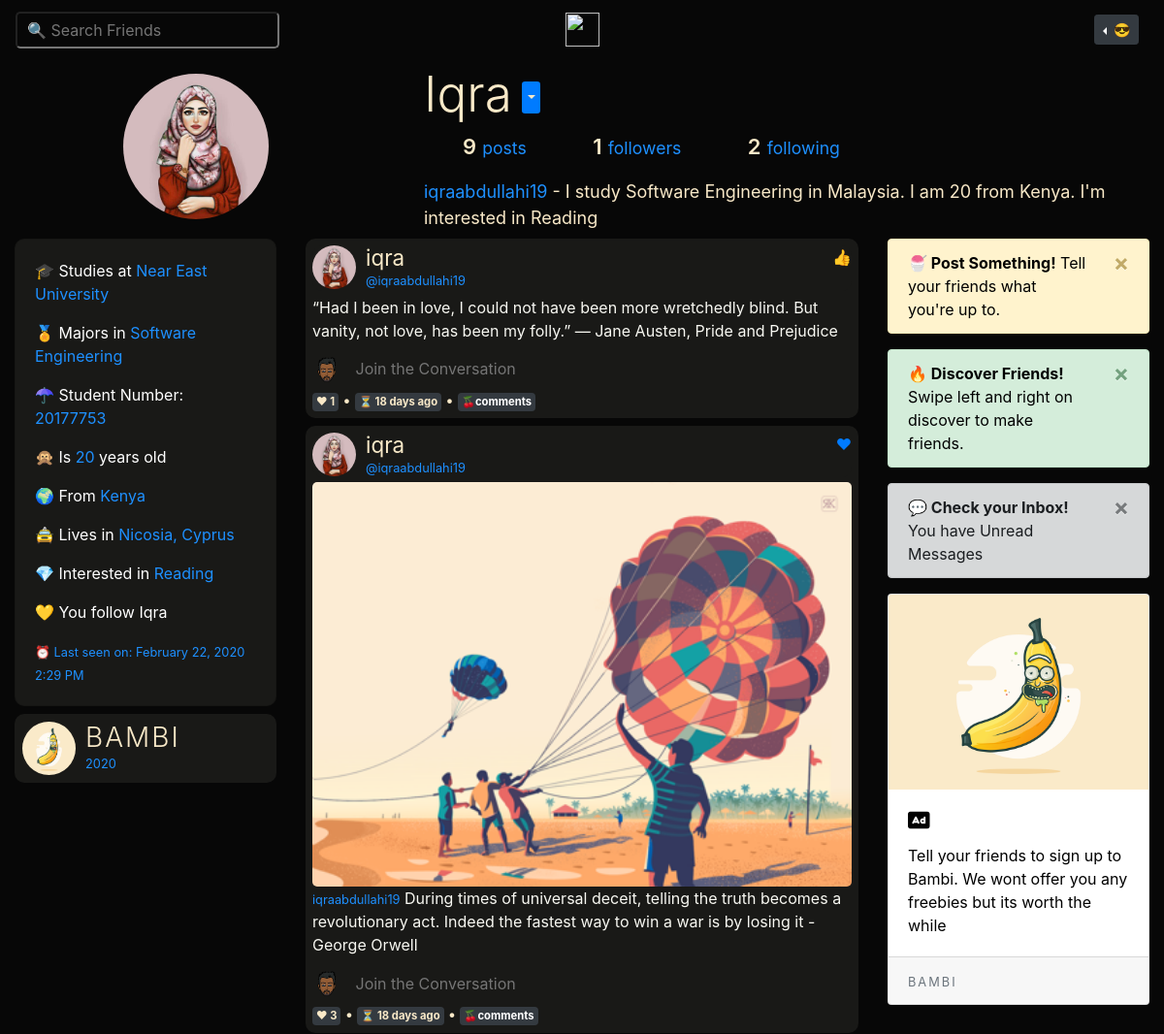
Before: /user/iqra (signed in, upper part) with the older database file.
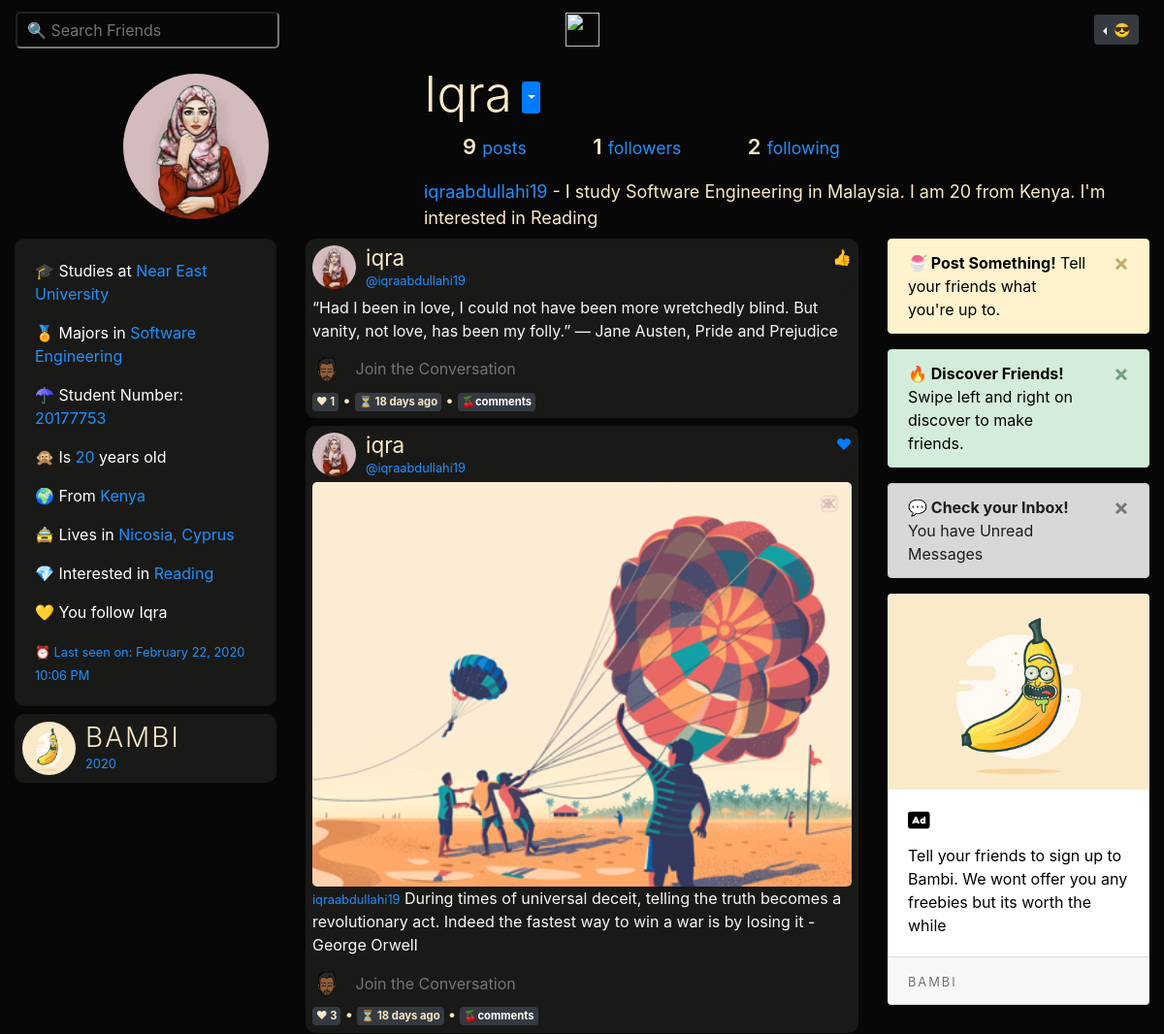
After: the same page with the newer database file.
### bambiv3/models.py (models this page shows, shortened)
class User(db.Model, UserMixin):
	id = db.Column(db.Integer, primary_key=True)
	username = db.Column(db.String(20), unique=True, nullable=False)
	email = db.Column(db.String(120), unique=True, nullable=False)
	image_file = db.Column(db.String(20), nullable=False, default='default.jpg')
	password = db.Column(db.String(60), nullable=False)
	last_seen = db.Column(db.DateTime, default=datetime.utcnow)
	department = db.Column(db.String(20), nullable=False)
	student_number = db.Column(db.Integer(), unique=True, nullable=False)
	age = db.Column(db.Integer(), nullable=False)
	country = db.Column(db.String(20), nullable=False)
	hobby = db.Column(db.String(20), nullable=False)
	bio = db.Column(db.String(120), nullable=True)
	private = db.Column(db.Boolean, default=False, nullable=False)
	posts = db.relationship('Post', backref='author', lazy=True)
	products = db.relationship('Product', backref='author', lazy=True)
	followed = db.relationship(
		'User', secondary=followers,
		primaryjoin=(followers.c.follower_id == id),
		secondaryjoin=(followers.c.followed_id == id),
		backref=db.backref('followers', lazy='dynamic'), lazy='dynamic')
	messages_sent = db.relationship('Message',
									foreign_keys='Message.sender_id',
									backref='author', lazy='dynamic')
	messages_received = db.relationship('Message',
										foreign_keys='Message.recipient_id',
										backref='recipient', lazy='dynamic')
	last_message_read_time = db.Column(db.DateTime)
	def is_following(self, user):
		return self.followed.filter(followers.c.followed_id == user.id).count() > 0
	def has_liked_post(self, post):
		return PostLike.query.filter(
			PostLike.user_id == self.id,
			PostLike.post_id == post.id).count() > 0
	def new_messages(self):
		last_read_time = self.last_message_read_time or datetime(1900, 1, 1)
		return Message.query.filter_by(recipient=self).filter(
			Message.timestamp > last_read_time).count()

### bambiv3/routes.py (the view)
@app.route("/user/<string:username>", methods=['GET', 'POST'])
@login_required
def user_posts(username):
	username = username.lower()
	form = UpdateAccountForm()
	if form.validate_on_submit():
		if form.picture.data:
			picture_file = save_picture(form.picture.data)
			current_user.image_file = picture_file
		current_user.username = form.username.data.lower()
		current_user.email = form.email.data
		current_user.department = form.department.data
		current_user.student_number = form.student_number.data
		current_user.country = form.country.data
		current_user.age = form.age.data
		current_user.hobby = form.hobby.data
		current_user.bio = form.bio.data
		current_user.private = form.private.data
		db.session.commit()
		flash('Your Account has been updated', 'success')
		return redirect(url_for('user_posts', username=current_user.username))
	elif request.method == 'GET':
		form.username.data = current_user.username
		form.email.data = current_user.email
		form.department.data = current_user.department
		form.student_number.data = current_user.student_number
		form.country.data = current_user.country
		form.age.data = current_user.age
		form.hobby.data = current_user.hobby
		form.bio.data = current_user.bio
		form.private.data = current_user.private
	image_file = url_for('static', filename='profile_pics/' + current_user.image_file)
	page = request.args.get('page', 1, type=int)
	user = User.query.filter_by(username=username).first_or_404()
	posts = Post.query.filter_by(author=user).order_by(Post.date_posted.desc()).paginate(page=page, per_page=5)
	return render_template('user_posts.html', posts=posts, user=user, title=user.username.title(),image_file=image_file,form=form)

### bambiv3/forms.py (shortened to what this page needs)
class UpdateAccountForm(FlaskForm):
	username = StringField('Username', validators = [DataRequired(), Length(min=2, max=20), Regexp(r'^[\w.-_.]+$')])
	email = StringField('Email', validators = [DataRequired(), Email()])
	picture = FileField('', validators=[FileAllowed(['jpg', 'jpeg' , 'png'])])
	department = StringField('Department', validators=[DataRequired()])
	student_number = StringField('Student Number', validators=[DataRequired()])
	country = StringField('Country', validators=[DataRequired()])
	age = StringField('Age', validators=[DataRequired()])
	hobby = StringField('Hobby', validators=[DataRequired()])
	bio = TextAreaField('Bio')
	private = BooleanField('Private?')
	submit = SubmitField('Update')

### bambiv3/models.py (called while the page is built)
@login_manager.user_loader
def load_user(user_id):
	return User.query.get(int(user_id))

### bambiv3/routes.py (called while the page is built)
@app.before_request
def before_request():
	if current_user.is_authenticated:
		current_user.last_seen = datetime.utcnow()
		db.session.commit()

### bambiv3/templates/user_posts.html (shortened to what the changed rows need)
{% extends "layout.html" %}
{% block content %}
<div class="container-fluid">
  <section style="padding-top: 5px;">
    <div class="profile">
      <div class="profile-image">
        <img src="{{ url_for('static', filename='profile_pics/' + user.image_file) }}" alt="" class="profile-thumbnail" style="width:150px;height:150px;">
      </div>
      <div class="profile-user-settings" style="display:flex;">
        <h2 class="profile-user-name">{{user.username.title()}}
        </h2>
        <div class="dropdown" style="margin:auto 10px;">
              <button class="btn  btn-sm btn-primary dropdown-toggle" type="button" id="dropdownMenuButton" data-toggle="dropdown" aria-haspopup="true" aria-expanded="false" style="padding-left:2px;">
              </button>
          </div>
      </div>
      <div class="profile-bio">
        <p class="mb-2" style="font-size:18px;"><small class="profile-real-name" style="font-size:18px;font-weight:400">
          {% if user.username == "harun" %}
          {{user.email.split("@")[0] | lower}}☁</small> - I am a Software Engineering Student at The Near East University and the <a class="badge badge-warning" style="color:#000;">💦Founder of Bambi</a> too. I enjoy playing football and I have developed a recent liking for billiards.</p>
          {%else%}
            {% if user.bio %}
            {{user.email.split("@")[0] | lower}}</small> - {{user.bio}}</p>
            {% else %}
            {{user.email.split("@")[0] | lower}}</small> - I study {{user.department}} at Near East University. I am {{user.age}} from {{user.country}}. I'm interested in {{user.hobby}}</p>
            {%endif%}
          {%endif%}
      </div>
    </div>
</section>
  <div class="row">
    <div class="col-lg-3">
      {% if current_user.is_authenticated %}
    <div class="card about mb-2" style="color:#fff;background:#191917;border-radius:10px;">
    <div class="card-body">
      <p> 🎓 Studies at <span>Near East University</span></p>
      <p> 🏅 Majors in <span>{{user.department}}</span></p>
      <p> ☂ Student Number: <span>{{user.student_number}}</span></p>
      <p> 🙊 Is <span>{{user.age}}</span> years old</p>
      <p> 🌍 From <span>{{user.country}}</span></p>
      <p> 🚖 Lives in <span>Nicosia, Cyprus</span></p>
      <p> 💎 Interested in <span>{{user.hobby}}</span></p>
      {% if current_user.is_following(user) %}
      <p class="f">💛 You follow {{user.username.title()}}</p>
      {% endif %}
      <small>⏰ Last seen on: {{ moment(user.last_seen).format('LLL') }}</small>
    </div>
  </div>
  <header class="d-none d-lg-flex">
    <img src="{{ url_for('static', filename='profile_pics/' + 'logod.png') }}" alt="logo" class="profile-thumbnail">
    <div class="profile-name">
      <h3 class="logo">BAMBI</h3>
      <small id="year"></small>
    </div>
  </header>
  {% endif %}
</div>
      </div>
{% endblock content %}

Changed rows visible on the page:
changed User "Iqra": last_seen "February 22, 2020 2:29 PM" → "February 22, 2020 10:06 PM"
